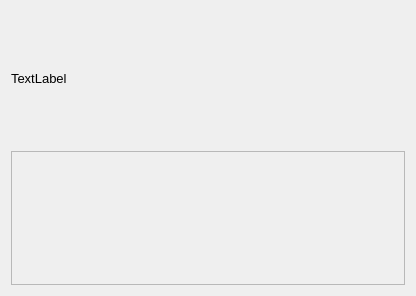
<?xml version="1.0" encoding="UTF-8"?>
<ui version="4.0">
 <class>CalibParam</class>
 <widget class="QDialog" name="CalibParam">
  <property name="geometry">
   <rect>
    <x>0</x>
    <y>0</y>
    <width>416</width>
    <height>296</height>
   </rect>
  </property>
  <property name="windowTitle">
   <string>Параметры калибровки</string>
  </property>
  <property name="inputMethodHints">
   <set>Qt::ImhMultiLine</set>
  </property>
  <layout class="QVBoxLayout" name="verticalLayout">
   <item>
    <widget class="QLabel" name="label">
     <property name="font">
      <font>
       <pointsize>10</pointsize>
      </font>
     </property>
     <property name="inputMethodHints">
      <set>Qt::ImhMultiLine</set>
     </property>
     <property name="text">
      <string>TextLabel</string>
     </property>
    </widget>
   </item>
   <item>
    <widget class="QCustomPlot" name="frame">
     <property name="frameShape">
      <enum>QFrame::StyledPanel</enum>
     </property>
     <property name="frameShadow">
      <enum>QFrame::Raised</enum>
     </property>
    </widget>
   </item>
  </layout>
 </widget>
 <customwidgets>
  <customwidget>
   <class>QCustomPlot</class>
   <extends>QFrame</extends>
   <header>QCustomPlot/qcustomplot.h</header>
   <container>1</container>
  </customwidget>
 </customwidgets>
 <resources/>
 <connections/>
</ui>
